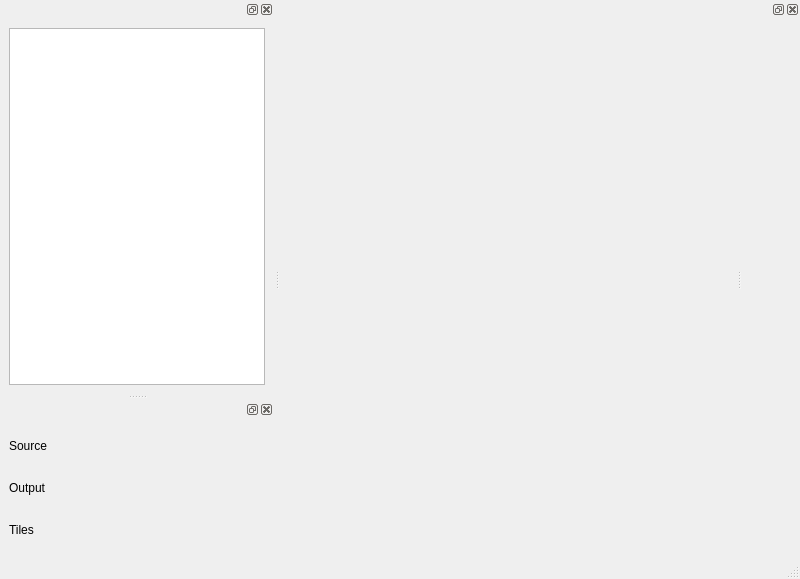
<?xml version="1.0" encoding="UTF-8"?>
<ui version="4.0">
 <class>MainWindow</class>
 <widget class="QMainWindow" name="MainWindow">
  <property name="geometry">
   <rect>
    <x>0</x>
    <y>0</y>
    <width>800</width>
    <height>579</height>
   </rect>
  </property>
  <property name="windowTitle">
   <string>MainWindow</string>
  </property>
  <widget class="QWidget" name="centralwidget"/>
  <widget class="QMenuBar" name="menubar">
   <property name="geometry">
    <rect>
     <x>0</x>
     <y>0</y>
     <width>800</width>
     <height>22</height>
    </rect>
   </property>
  </widget>
  <widget class="QStatusBar" name="statusbar"/>
  <widget class="QDockWidget" name="dockWidget">
   <property name="sizePolicy">
    <sizepolicy hsizetype="Preferred" vsizetype="Preferred">
     <horstretch>0</horstretch>
     <verstretch>0</verstretch>
    </sizepolicy>
   </property>
   <attribute name="dockWidgetArea">
    <number>1</number>
   </attribute>
   <widget class="QWidget" name="dockWidgetContents">
    <layout class="QHBoxLayout" name="horizontalLayout">
     <item>
      <widget class="QTreeView" name="treeView"/>
     </item>
    </layout>
   </widget>
  </widget>
  <widget class="QDockWidget" name="dockWidget_4">
   <attribute name="dockWidgetArea">
    <number>2</number>
   </attribute>
   <widget class="QWidget" name="dockWidgetContents_5"/>
  </widget>
  <widget class="QDockWidget" name="dockWidget_6">
   <attribute name="dockWidgetArea">
    <number>1</number>
   </attribute>
   <widget class="QWidget" name="dockWidgetContents_9">
    <layout class="QGridLayout" name="gridLayout_2">
     <item row="0" column="1">
      <widget class="KUrlRequester" name="kurlrequester"/>
     </item>
     <item row="1" column="1">
      <widget class="KUrlRequester" name="kurlrequester_2"/>
     </item>
     <item row="0" column="0">
      <widget class="QLabel" name="label">
       <property name="text">
        <string>Source</string>
       </property>
      </widget>
     </item>
     <item row="1" column="0">
      <widget class="QLabel" name="label_2">
       <property name="text">
        <string>Output</string>
       </property>
      </widget>
     </item>
     <item row="2" column="0">
      <widget class="QLabel" name="label_3">
       <property name="text">
        <string>Tiles</string>
       </property>
      </widget>
     </item>
     <item row="2" column="1">
      <widget class="KUrlRequester" name="kurlrequester_3"/>
     </item>
    </layout>
   </widget>
  </widget>
 </widget>
 <customwidgets>
  <customwidget>
   <class>KUrlRequester</class>
   <extends>QFrame</extends>
   <header>kurlrequester.h</header>
  </customwidget>
 </customwidgets>
 <resources/>
 <connections/>
</ui>
